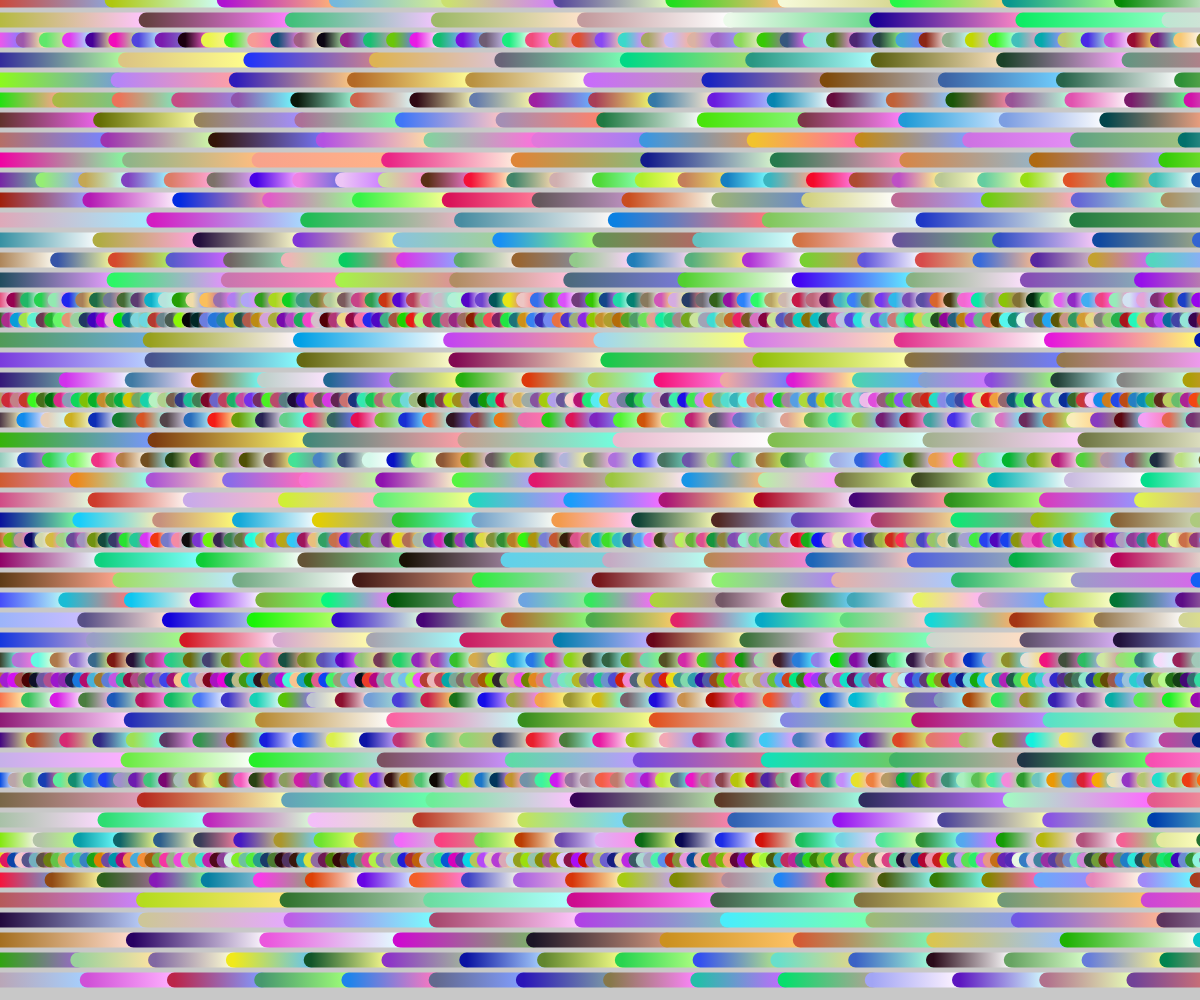
Frame 1 (no input)
Frame 2 (the mouse pressed at the canvas centre, redrawn once): identical to frame 1, image omitted

The p5.js sketch that drew this single still picture (run headless with seeded random() and noise() and a simulated clock; the mouse was pressed at the canvas centre and the sketch redrawn once):

// p5.js sketch
// ── sketch.js
function setup() {
  createCanvas(windowWidth, windowHeight);
  // y_segment = 12;
  // x_segment = 10;
  points = [];
  y_step = 20;
  w = y_step*3/4;


  for (let y = 0; y < height; y += y_step) {
    x_step = (width/8)*random()+5;
    for (let x = 0; x < width*2; x += x_step) {
      //two points push
      points.push({
        x: x,
        y: y,
        color: [250 * random()+100, 250 * random()+100, 250 * random()+100],
      });
      points.push({
        x: x,
        y: y,
        color: [250 * random(), 250 * random(), 250 * random()],
      });
    }
  }
  
  noLoop()
}

function draw() {
  background(200);
  // strokeに対して線形グラデ
  //strokeWeight(5);
  //strokeCap(SQUARE)
  noFill();
  for (let i = 0; i < points.length - 1; i++) {
    strokeWeight(w);
    if (points[i].y === points[i + 1].y) {
      let gradientStroke = drawingContext.createLinearGradient(
        points[i].x,
        points[i].y,
        points[i + 1].x,
        points[i + 1].y
      );

      gradientStroke.addColorStop(0, color(points[i].color));
      //gradientStroke.addColorStop(0.5, color(255, 255, 0));
      gradientStroke.addColorStop(1, color(points[i + 1].color));

      drawingContext.strokeStyle = gradientStroke;

      line(points[i].x, points[i].y, points[i + 1].x, points[i + 1].y);
    }else{
      //w = y_step*3/4;
    }
    
    
  }
}
